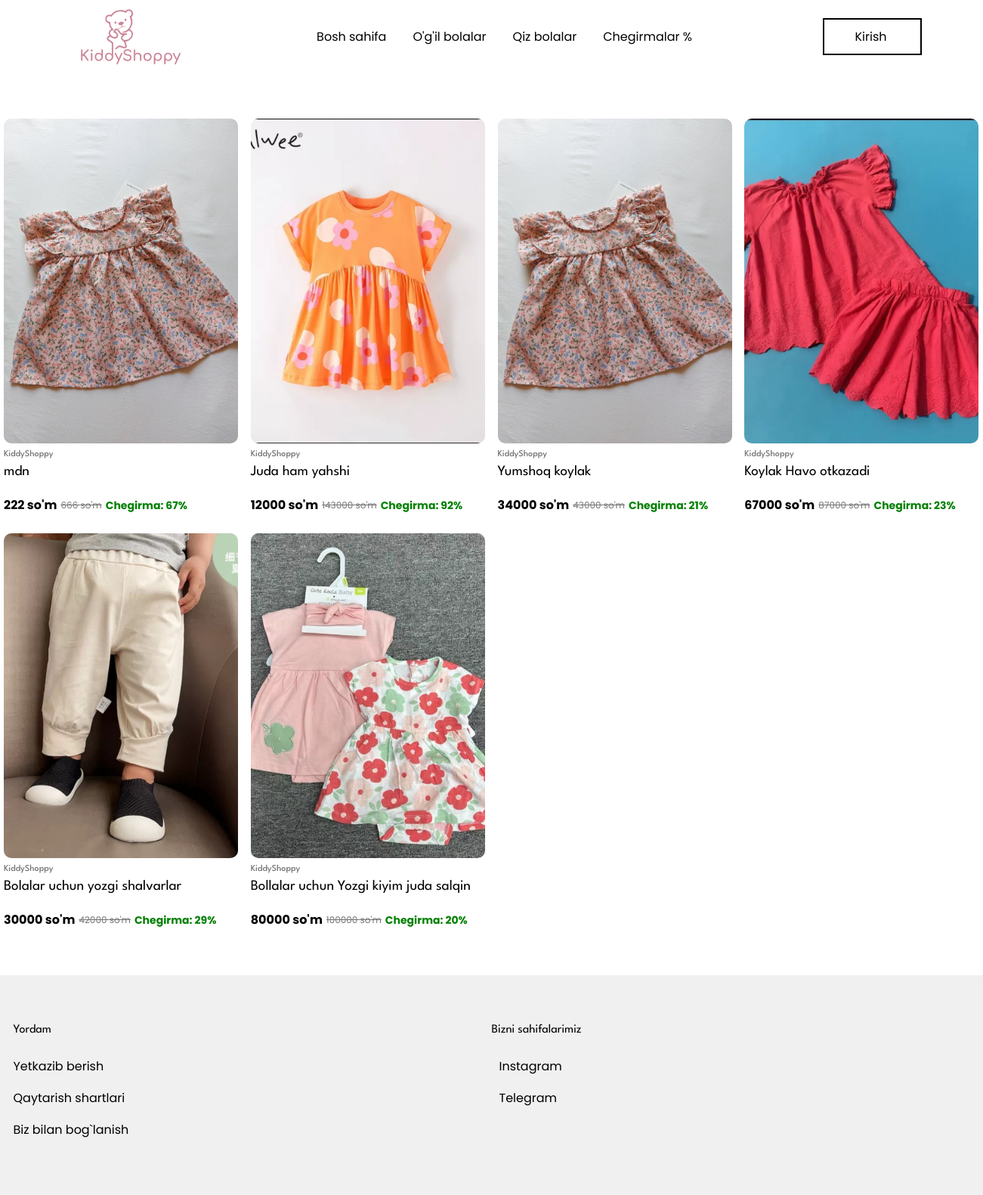
The page /skidkalar/ on the database as committed earlier.
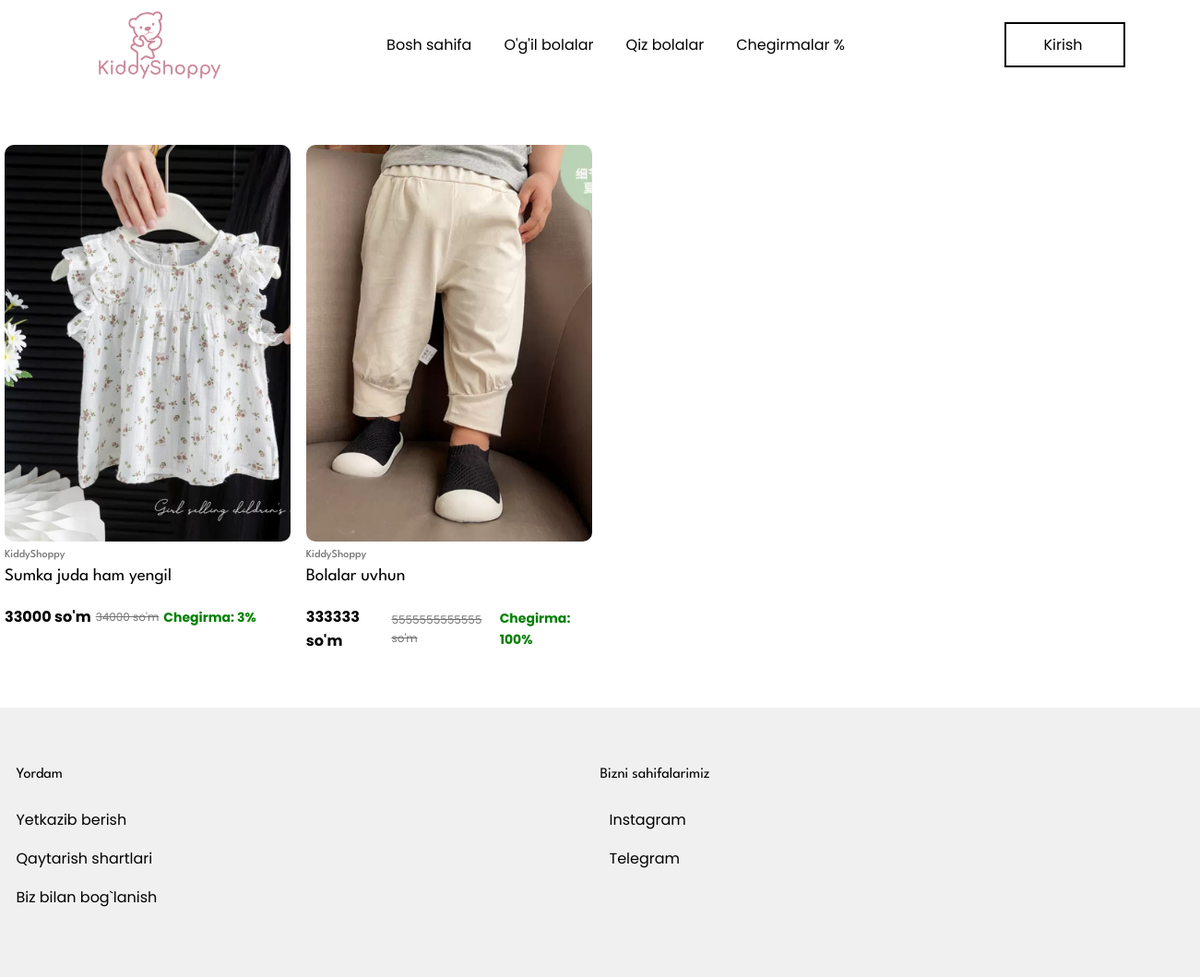
The same page on the database as committed later.
### base/models.py (models this page shows, shortened)
class Main_Kiyim(models.Model):
    YOSH_CHOICES = [
        ('1', '1 oylik'),
        ('2', '2 oylik'),
        ('3', '3 oylik'),
        ('4', '4 oylik'),
        ('5', '5 oylik'),
        ('6', '6 oylik'),
        ('7', '7 oylik'),
        ('8', '8 oylik'),
        ('9', '9 oylik'),
    ]
    yoshi = models.CharField(
        max_length=2,
        choices=YOSH_CHOICES,
        blank=True,
        null=True,
        verbose_name="Bolalar yoshi"
    )
    GENDER_CHOICES = [
        ('qiz', 'Qiz bola'),
        ('ogil', 'O‘g‘il bola'),
    ]
    jinsi = models.CharField(
        max_length=5,
        choices=GENDER_CHOICES,
        default='qiz',
        verbose_name="Jinsi",
        help_text="Qiz bola yoki o‘g‘il bola uchun"
    )
    pre_balandligi = models.CharField("PRE balandligi", max_length=50, blank=True, null=True)
    pre_kilogrami = models.CharField("PRE kilogrami", max_length=50, blank=True, null=True)
    nb_balandligi = models.CharField("NB balandligi", max_length=50, blank=True, null=True)
    nb_kilogrami = models.CharField("NB kilogrami", max_length=50, blank=True, null=True)
    m3_balandligi = models.CharField("3M balandligi", max_length=50, blank=True, null=True)
    m3_kilogrami = models.CharField("3M kilogrami", max_length=50, blank=True, null=True)
    m6_balandligi = models.CharField("6M balandligi", max_length=50, blank=True, null=True)
    m6_kilogrami = models.CharField("6M kilogrami", max_length=50, blank=True, null=True)
    m9_balandligi = models.CharField("9M balandligi", max_length=50, blank=True, null=True)
    m9_kilogrami = models.CharField("9M kilogrami", max_length=50, blank=True, null=True)
    main_img = models.ImageField(upload_to='kiyimlar/', blank=True, null=True)
    birinchi_img = models.ImageField(upload_to='kiyimlar/', blank=True, null=True)
    ikkinchi_img = models.ImageField(upload_to='kiyimlar/', blank=True, null=True)
    tavsifi = models.CharField(max_length=100)
    narhi = models.PositiveIntegerField()
    skidkasi = models.PositiveIntegerField(
    blank=True,
    null=True,
    verbose_name="Chegirma (%)",
    help_text="Chegirma foizi, agar yo'q bo‘lsa bo‘sh qoldiring"
    )
    balandligi = models.CharField(max_length=200, null=True, blank=True)
    kilogrami = models.CharField(max_length=50, null=True, blank=True)
    kiyim_haqida = models.TextField(null=True, blank=True)
    birinchi_xususiyati = models.CharField(max_length=50, null=True, blank=True)
    ikkinchi_xususiyati = models.CharField(max_length=50, null=True, blank=True)
    uchunchi_xususiyati = models.CharField(max_length=50, null=True, blank=True)
    tortinchi_xususiyati = models.CharField(max_length=50, null=True, blank=True)
    beshinchi_xususiyati = models.CharField(max_length=50, null=True, blank=True)
    oltinchi_xususiyati = models.CharField(max_length=50, null=True, blank=True)
    class Meta:
        verbose_name = "Asosiy kiyim"
        verbose_name_plural = "Asosiy kiyimlar"
        ordering = ['-id']
    @property
    def chegirma_foizi(self):
        if self.narhi and self.skidkasi and self.skidkasi > self.narhi:
            return round(((self.skidkasi - self.narhi) / self.skidkasi) * 100)
        return 0

### base/views.py (the view)
# urls.py: path('skidkalar/', skidkali_kiyimlar_view, name='skidkali_kiyimlar'),
def skidkali_kiyimlar_view(request):
    kiyimlar = Main_Kiyim.objects.filter(skidkasi__isnull=False)
    return render(request, 'skidka_kiyimlar.html', {'kiyimlar': kiyimlar})

### base/templates/skidka_kiyimlar.html (shortened to what this page needs)
{% extends 'base.html' %}
{% load static %}
{% block content %}
<body>
    <div class="products">
        {% for kiyim in kiyimlar %}
        <div class="product_card">
            <a href="{% url 'detail' kiyim.id %}">
                <div class="product_card_info">
                    <img src="{{ kiyim.main_img.url }}" alt="baby-clothes" width="310" height="400">
                    <h4>KiddyShoppy</h4>
                    <h3>{{ kiyim.tavsifi }}</h3>
                    <div class="product_card_info_price">
                        <p class="new_price">{{ kiyim.narhi }} so'm</p>
                        <p class="old_price">{{ kiyim.skidkasi }} so'm</p>
                         {% if kiyim.chegirma_foizi > 0 %}
                    <p style="color: green; font-size: 14px; margin-left: 5px; font-weight: bold;">
                         Chegirma: {{ kiyim.chegirma_foizi }}%
                    </p>
                    {% endif %}
                    </div>
                </div>
            </a>
        </div>
        {% empty %}
        <p>Bu toifada kiyimlar topilmadi.</p>
        {% endfor %}
    </div>
</body>
{% endblock %}

### base/templates/base.html (shortened to what this page needs)
<!DOCTYPE html>
{% load static %}
<html lang="en">
<head>
</head>
<body>
    {% include "navigation.html" %}
    {% block content %}
    {% endblock %}
    {% include "footer.html" %}
</body>
</html>

### base/templates/navigation.html (shortened to what this page needs)
{% load static %}
  <script src="https://cdn.tailwindcss.com"></script>
<nav>
    <a class="logo" href="/">
        <img src="/static/img/pink.png" alt="logo" width="170" height="76.6">
    </a>
    <ul>
        <li><a href="/">Bosh sahifa</a></li>
        <li><a href="{% url 'jins_filter' 'ogil' %}">O'g'il bolalar</a></li>
        <li><a href="{% url 'jins_filter' 'qiz' %}">Qiz bolalar</a></li>
        <li><a href="{% url 'skidkali_kiyimlar' %}">Chegirmalar %</a></li>
    </ul>
    <div class="nav_right">
        <a href="#" class="log">
            Kirish
        </a>
    </div>
</nav>

### base/templates/footer.html (shortened to what this page needs)
{% load static %}
 <footer>
        <div class="footer_info">
            <h3>Yordam</h3>
            <ul>
                <li><a href="#">Yetkazib berish</a></li>
                <li><a href="#">Qaytarish shartlari</a></li>
                <li><a href="#">Biz bilan bog`lanish</a></li>
            </ul>
        </div>
        <div class="footer_info">
            <h3>Bizni sahifalarimiz</h3>
            <ul>
                <li><a href="https://www.instagram.com/kiddyshoppy" target="_blank"> <span>Instagram</span></a></li>
                <li><a href="https://t.me/kiddyshoppy" target="_blank"> <span>Telegram</span></a></li>
            </ul>
        </div>
    </footer>

### base/templates/navigation.html (style rules this page uses)
nav { display: flex; align-items: center; justify-content: space-between; width: 1140px; padding: 10px 0; margin: 0 auto; }
.logo img { width: 170px; }
nav ul { display: flex; list-style: none; }
nav ul li { margin-right: 5px; }
nav ul li a { position: relative; padding: 5px 15px; }
nav ul li a::before { position: absolute; bottom: 0; left: 50%; transform: translateX(-50%) scaleX(0); content: ''; width: 0%; height: 2px; background-color: crimson; transition: 1s ease; }
.log { position: relative; padding: 10px 40px; border: 2px solid #000 }
.log::before { position: absolute; top: 0; left: 50%; z-index: -1; transform: translateX(-50%) scaleX(0); content: ''; width: 0%; height: 100%; background-color: crimson; transition: 1s all ease; }
a { display: inline-block; text-decoration: none; color: #000; }

### base/templates/skidka_kiyimlar.html (style rules this page uses)
* { margin: 0; padding: 0; box-sizing: border-box; }
body { font-family: "Poppins", sans-serif; line-height: 1.6; }
h1, h2, h3, h4 { font-family: "League Spartan", serif; }
a { display: inline-block; text-decoration: none; color: #000; }
.products { width: 1291px; margin: 0 auto; padding-block: 60px; display: grid; grid-template-columns: repeat(4, minmax(0, 1fr)); grid-row-gap: 24px; grid-column-gap: 16px; }
.product_card { width: 310px; }
.product_card_info img { object-fit: cover; object-position: 50%; height: 430px; border-radius: 10px; }
.product_card_info h4 { font-size: 12px; font-weight: 500; line-height: 1.2; color: #757575; margin: 8px 0 5px; }
.product_card_info h3 { font-size: 19px; font-weight: inherit; line-height: 1.2; min-height: 42px; }
.product_card_info_price { display: flex; align-items: center; }
.new_price { font-weight: 700; margin-inline-end: 5px; }
.old_price { font-size: 12px; color: #757575; text-decoration: line-through; }

### base/templates/footer.html (style rules this page uses)
footer { background-color: #f0f0f0; display: flex; justify-content: center; padding: 60px 0; }
.footer_info { width: 633px; }
.footer_info ul { margin-top: 20px; line-height: 2; list-style: none; }
.footer_info ul li a { display: flex; align-items: center; margin-bottom: 10px; }

Rows that differ between the two databases and show on the page:
removed Main_Kiyim: main_img (picture), tavsifi "mdn", narhi "222", skidkasi "666", chegirma_foizi "67"
removed Main_Kiyim: main_img (picture), tavsifi "Juda ham yahshi", narhi "12000", skidkasi "143000", chegirma_foizi "92"
removed Main_Kiyim: main_img (picture), tavsifi "Yumshoq koylak", narhi "34000", skidkasi "43000", chegirma_foizi "21"
removed Main_Kiyim: main_img (picture), tavsifi "Koylak Havo otkazadi", narhi "67000", skidkasi "87000", chegirma_foizi "23"
removed Main_Kiyim: main_img (picture), tavsifi "Bolalar uchun yozgi shalvarlar", narhi "30000", skidkasi "42000", chegirma_foizi "29"
removed Main_Kiyim: main_img (picture), tavsifi "Bollalar uchun Yozgi kiyim juda salqin", narhi "80000", skidkasi "100000", chegirma_foizi "20"
added Main_Kiyim: main_img (picture), tavsifi "Sumka juda ham yengil", narhi "33000", skidkasi "34000", chegirma_foizi "3"
added Main_Kiyim: main_img (picture), tavsifi "Bolalar uvhun", narhi "333333", skidkasi "5555555555555", chegirma_foizi "100"
